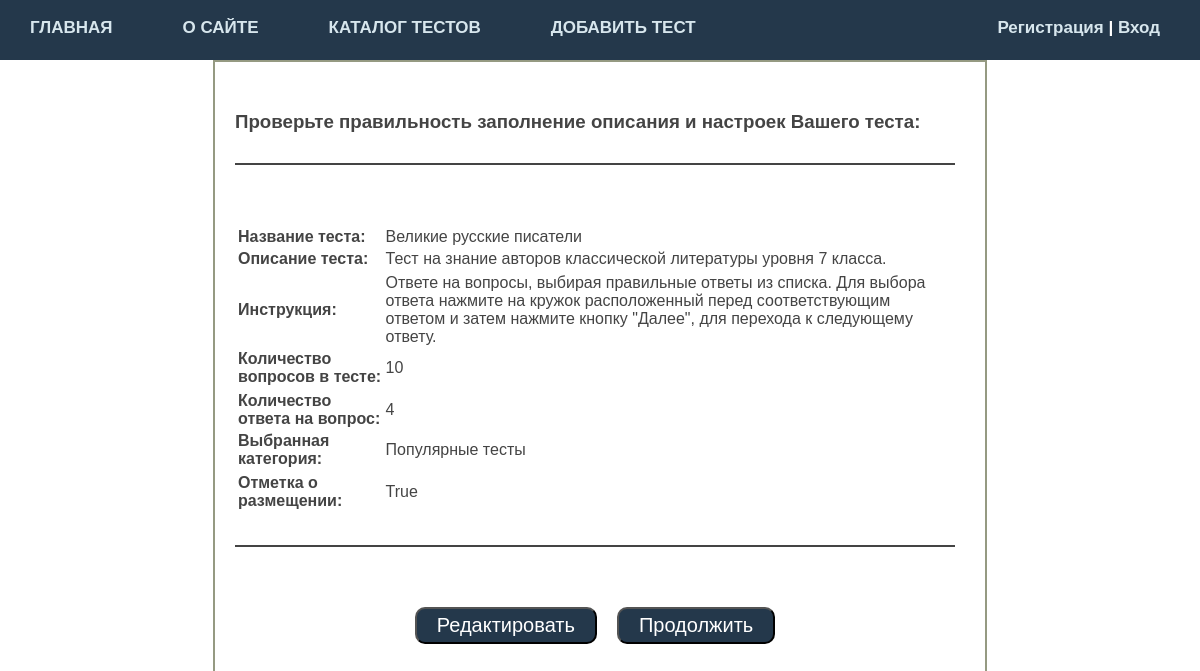
Page /15/demo-test/ on the committed database.
### main/models.py (models this page shows, shortened)
class Tests(models.Model):
    title = models.CharField(max_length=250, verbose_name="Название теста")  # Названия теста
    review = models.TextField(blank=True, verbose_name="Отписание теста")  # Описания теста
    manual = models.TextField(blank=True,
                              verbose_name="Инструкция по выполеннию теста")  # Инструкции по прохождению теста
    number_of_questions = models.PositiveIntegerField(
        verbose_name="Количество вопросов в тесте")  # Количества вопросов в тесте
    number_of_сhoice = models.PositiveIntegerField(
        verbose_name="Количество вариантов ответа")  # Количества вариантов ответа
    time_create = models.DateTimeField(auto_now_add=True)
    time_update = models.DateTimeField(auto_now=True)
    category_key = models.ForeignKey('Categories', on_delete=models.PROTECT, null=True, verbose_name="Категория")
    author = models.ForeignKey(get_user_model(), on_delete=models.SET_NULL, related_name='author_test', null=True,
                               default=None, verbose_name="Автор")
    is_published = models.BooleanField(default=True)  # Отметка о публикации
    class Meta:  # Задаем настройки отображения модел в понели администратора.
        verbose_name = 'Тесты'  # Задаем отображение имени модели в единственном числе.
        verbose_name_plural = 'Тесты'  # Задаем отображение имени модели во множественном числе.

class Categories(models.Model):
    category = models.CharField(max_length=250, db_index=True)  # Названия категории
    def __str__(self):
        return self.category

### main/views.py (the view)
# urls.py: path('<int:test_id>/demo-test/', DemoTest.as_view(), name='demo_test'), # Предпросмотр теста
class DemoTest(DetailView):
    model = Tests
    template_name = 'main/demo-test.html'
    pk_url_kwarg = 'test_id'
    allow_empty = False

### user/context_processors.py (called while the page is built)
def get_menu(request):
    return {'upper_menu': menu}

### main/templates/main/demo-test.html
{% extends 'main/base.html' %}
{% block content_main %}
<div class="test_content">
<h3>Проверьте правильность заполнение описания и настроек Вашего теста:</h3>
<hr class="hr-line">
<table>
    <tr><td><b>Название теста:</b></td><td>{{object.title}}</td></tr>
    <tr><td><b>Описание теста:</b></td><td>{{object.review}}<br></td><tr>
    <tr><td><b>Инструкция:</b></td><td>{{object.manual}}</td></tr>
    <tr><td><b>Количество вопросов в тесте:</b></td><td>{{object.number_of_questions}}</td><tr>
    <tr><td><b>Количество ответа на вопрос:</b></td><td>{{object.number_of_сhoice}}</td></tr>
    <tr><td><b>Выбранная категория:</b></td><td>{{object.category_key}}</td><tr>
    <tr><td><b>Отметка о размещении:</b></td><td>{{object.is_published}}</td><tr>
</table><hr class="hr-line">
<div class="button-wrapper">
<a href="{% url 'update-test' test_id=object.id %}"><button type="submit" class="button_test" name="button">Редактировать</button></a>
<a href="{% url 'add_question' test_id=object.id %}"><button type="submit" class="button_test" name="button">Продолжить</button></a>
</div>
</div>
{% endblock %}

### main/static/main/css/styles.css (style rules this page uses)
html, body { font-family: 'Arial'; margin: 0; padding: 0; height: 100%; width: 100%; color: #444; }
a { color: #0059b2; text-decoration: none; }
.table-page tr { height: 100%; }
button.button_test { background: #24384b; max-width: 500px; margin: 0px 10px ; padding: 5px 20px 5px 20px; border-radius: 10px; font-size: 20px; color: #ffffff; cursor: pointer; }
.button-wrapper { display: flex; justify-content: center; }
.test_content { width: 60%; margin-left: auto; margin-right: auto; border: 2px solid #959a82; background-color: #FFFFFF; padding: 30px 30px 30px 20px; min-height: 100%; }
.hr-line { margin: 30px 0px 0px 0px; padding: 0px 0px 60px 0px; height: 0; border: none; border-top: 2px solid #444; }

### rows in the picture
Tests: title "Великие русские писатели", review "Тест на знание авторов классической литературы уровня 7 класса.", manual "Ответе на вопросы, выбирая правильные ответы из списка. Для выбора ответа нажмите на кружок расположенный перед соответствующим ответом и затем нажмите кнопку \"Далее\", для перехода к следующему ответу.", number_of_questions "10", number_of_сhoice "4", category_key "Популярные тесты", is_published "True"

### other values in the picture
{{ m.title }} "ГЛАВНАЯ" "О САЙТЕ" "КАТАЛОГ ТЕСТОВ" "ДОБАВИТЬ ТЕСТ"
